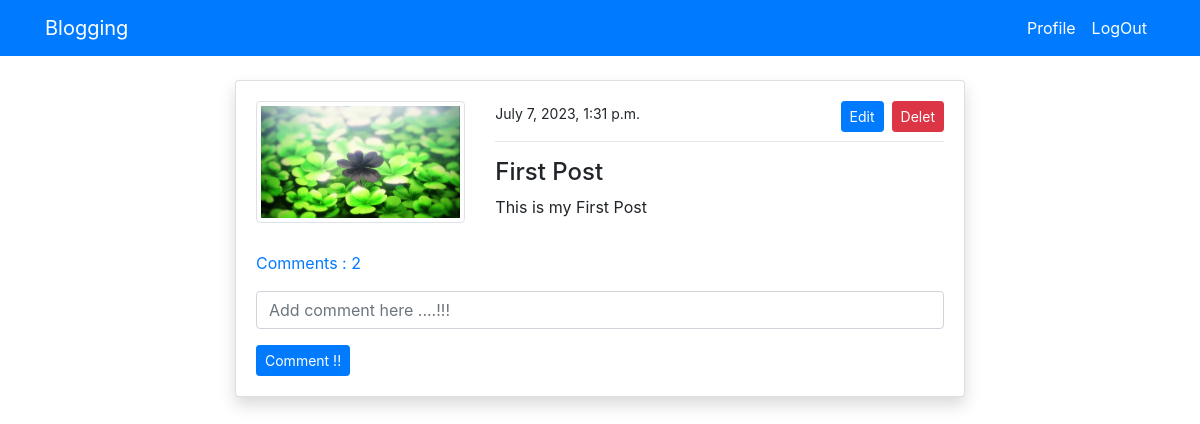
Page /post_details/1/ (signed in) on the committed database.
### blog/models.py (models this page shows, shortened)
class PostModel(models.Model):
    title = models.CharField(max_length=100)
    content = models.TextField()
    author = models.ForeignKey(User, on_delete=models.CASCADE)
    date_created = models.DateTimeField(auto_now_add=True)
    class Meta:
        ordering = ('-date_created', )
    def comment_count(self):
        return self.comment_set.all().count()
    def comments(self):
        return self.comment_set.all()

### users/models.py (models this page shows, shortened)
class ProfileModel(models.Model):
    user = models.OneToOneField(User, on_delete=models.CASCADE)
    image = models.ImageField(default='default.png', upload_to='profile', validators=[FileExtensionValidator(['png','jpg'])])

### blog/views.py (the view)
# urls.py: path('post_details/<int:pk>/', views.post_detail, name='blog-post-detail'),
@login_required
def post_detail(request, pk):
    post = PostModel.objects.get(id=pk)
    if request.method=='POST':
        c_form = CommentForm(request.POST)
        if c_form.is_valid():
            instance = c_form.save(commit=False)
            instance.user = request.user
            instance.post = post
            instance.save()
            return redirect('blog-post-detail', pk=post.id)
    else:
        c_form = CommentForm()
    context = {
        'post' : post,
        'c_form' : c_form
    }
    return render(request, 'blog/post_detail.html', context)

### blog/forms.py
class CommentForm(forms.ModelForm):
    content = forms.CharField(label='',widget=forms.TextInput(attrs={'placeholder' : 'Add comment here ....!!!'}))
    class Meta:
        model = Comment
        fields = ('content',)

### templates/blog/post_detail.html (shortened to what this page needs)
{% extends 'partials/base.html' %}
{% load crispy_forms_tags %}
{% block content %}
<div class="container">
    <div class="row mt-5 pt-3">
        <div class="col-md-8 offset-md-2">
            <div class="card  my-3 shadow">
                <div class="card-body">
                    <div class="row">
                        <div class="col-md-4">
                            <img class="img-thumbnail" src="{{ post.author.profilemodel.image.url }}" alt="profile-img">
                        </div>
                        <div class="col-md-8">
                            <small> {{ post.date_created }} </small>
                            {% if post.author == request.user %}
                            <span> <a class="btn btn-danger btn-sm float-right" href="{% url 'blog-post-delete' post.id %}"> Delet </a> </span>
                            <span> <a class="btn btn-primary btn-sm mx-2 float-right" href="{% url 'blog-post-edit' post.id %}"> Edit </a> </span>
                            {% endif %}
                            <hr>
                            <h4> {{ post.title }} </h4>
                            <p>
                                {{ post.content }}
                            </p>
                        </div>
                    </div>
                    <p class="mt-3">
                        <a class="" data-toggle="collapse" href="#collapseExample" role="button" aria-expanded="false" aria-controls="collapseExample">
                          Comments : {{ post.comment_count }}
                        </a>
                      </p>
                      <form method="POST">
                        {{ c_form|crispy }}
                        <input class="btn btn-primary btn-sm" type="submit" value="Comment !!">
                      </form>
                </div>
            </div>
        </div>
    </div>
</div>
{% endblock %}

### rows in the picture
PostModel: author.profilemodel.image (picture), date_created "July 7, 2023, 1:31 p.m.", title "First Post", content "This is my First Post", comment_count "2"
